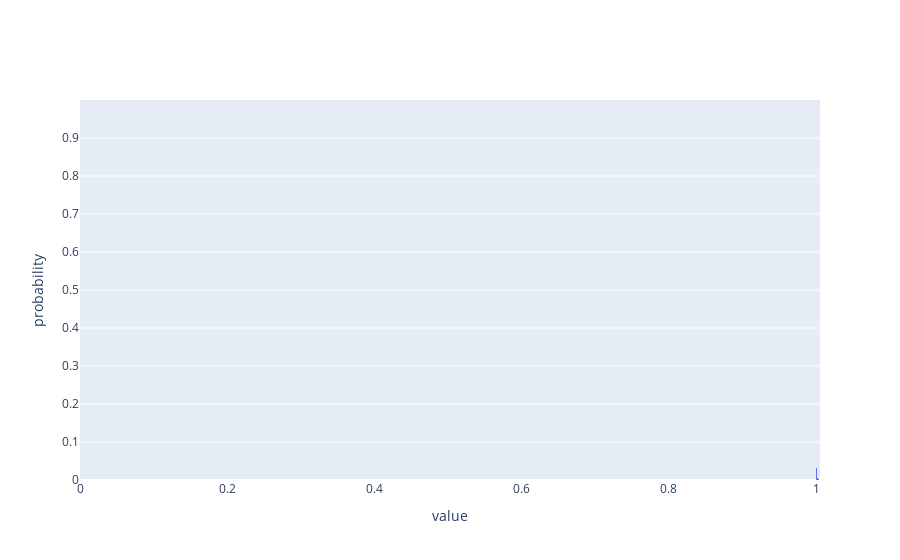

The code cell stored with this chart in its notebook:
### Code cell
fig = data_analyzer.make_prob_dist_histogram(b_list, x_range=x_range, bin_size=0.0001)
fig.show()

### Figure 1 — Plotly figure (JSON) as saved in the notebook; plotly's stock layout.template omitted (floating-point values rounded to 4 significant figures; data arrays with more than 128 entries replaced by an {"elided": "..."} marker saying what was removed)
{"data": [{"histnorm": "probability", "type": "histogram", "x": {"elided": "1000 float values"}, "xbins": {"size": 0.0001}}], "layout": {"xaxis": {"dtick": 0, "title": {"text": "value"}}, "yaxis": {"range": [0, 1], "tickvals": [0, 0.1, 0.2, 0.3, 0.4, 0.5, 0.6, 0.7, 0.8, 0.9], "title": {"text": "probability"}}}}
